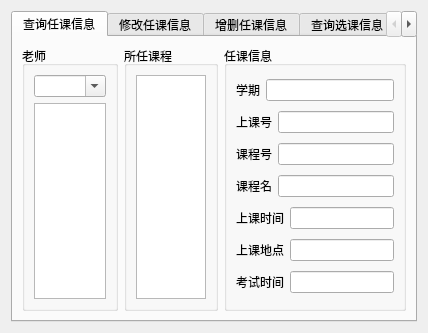
<?xml version="1.0" encoding="UTF-8"?>
<ui version="4.0">
 <class>TCUI</class>
 <widget class="QWidget" name="TCUI">
  <property name="geometry">
   <rect>
    <x>0</x>
    <y>0</y>
    <width>351</width>
    <height>290</height>
   </rect>
  </property>
  <property name="windowTitle">
   <string>Form</string>
  </property>
  <layout class="QVBoxLayout" name="verticalLayout">
   <item>
    <widget class="QTabWidget" name="tabWidget">
     <property name="currentIndex">
      <number>0</number>
     </property>
     <widget class="QWidget" name="tab">
      <attribute name="title">
       <string>查询任课信息</string>
      </attribute>
      <layout class="QHBoxLayout" name="horizontalLayout_11" stretch="1,1,2">
       <item>
        <widget class="QGroupBox" name="groupBox">
         <property name="title">
          <string>老师</string>
         </property>
         <layout class="QVBoxLayout" name="verticalLayout_2">
          <item>
           <widget class="QComboBox" name="comboBox_3">
            <property name="editable">
             <bool>true</bool>
            </property>
           </widget>
          </item>
          <item>
           <widget class="QListWidget" name="listWidget"/>
          </item>
         </layout>
        </widget>
       </item>
       <item>
        <widget class="QGroupBox" name="groupBox_2">
         <property name="title">
          <string>所任课程</string>
         </property>
         <layout class="QVBoxLayout" name="verticalLayout_3">
          <item>
           <widget class="QListWidget" name="listWidget_2"/>
          </item>
         </layout>
        </widget>
       </item>
       <item>
        <widget class="QGroupBox" name="groupBox_11">
         <property name="title">
          <string>任课信息</string>
         </property>
         <layout class="QVBoxLayout" name="verticalLayout_14">
          <item>
           <layout class="QHBoxLayout" name="horizontalLayout">
            <item>
             <widget class="QLabel" name="label">
              <property name="text">
               <string>学期</string>
              </property>
             </widget>
            </item>
            <item>
             <widget class="QLineEdit" name="lineEdit">
              <property name="readOnly">
               <bool>true</bool>
              </property>
             </widget>
            </item>
           </layout>
          </item>
          <item>
           <layout class="QHBoxLayout" name="horizontalLayout_5">
            <item>
             <widget class="QLabel" name="label_2">
              <property name="text">
               <string>上课号</string>
              </property>
             </widget>
            </item>
            <item>
             <widget class="QLineEdit" name="lineEdit_2">
              <property name="readOnly">
               <bool>true</bool>
              </property>
             </widget>
            </item>
           </layout>
          </item>
          <item>
           <layout class="QHBoxLayout" name="horizontalLayout_6">
            <item>
             <widget class="QLabel" name="label_3">
              <property name="text">
               <string>课程号</string>
              </property>
             </widget>
            </item>
            <item>
             <widget class="QLineEdit" name="lineEdit_3">
              <property name="readOnly">
               <bool>true</bool>
              </property>
             </widget>
            </item>
           </layout>
          </item>
          <item>
           <layout class="QHBoxLayout" name="horizontalLayout_7">
            <item>
             <widget class="QLabel" name="label_4">
              <property name="text">
               <string>课程名</string>
              </property>
             </widget>
            </item>
            <item>
             <widget class="QLineEdit" name="lineEdit_4">
              <property name="readOnly">
               <bool>true</bool>
              </property>
             </widget>
            </item>
           </layout>
          </item>
          <item>
           <layout class="QHBoxLayout" name="horizontalLayout_8">
            <item>
             <widget class="QLabel" name="label_5">
              <property name="text">
               <string>上课时间</string>
              </property>
             </widget>
            </item>
            <item>
             <widget class="QLineEdit" name="lineEdit_5">
              <property name="readOnly">
               <bool>true</bool>
              </property>
             </widget>
            </item>
           </layout>
          </item>
          <item>
           <layout class="QHBoxLayout" name="horizontalLayout_9">
            <item>
             <widget class="QLabel" name="label_6">
              <property name="text">
               <string>上课地点</string>
              </property>
             </widget>
            </item>
            <item>
             <widget class="QLineEdit" name="lineEdit_6">
              <property name="readOnly">
               <bool>true</bool>
              </property>
             </widget>
            </item>
           </layout>
          </item>
          <item>
           <layout class="QHBoxLayout" name="horizontalLayout_10">
            <item>
             <widget class="QLabel" name="label_7">
              <property name="text">
               <string>考试时间</string>
              </property>
             </widget>
            </item>
            <item>
             <widget class="QLineEdit" name="lineEdit_7">
              <property name="readOnly">
               <bool>true</bool>
              </property>
             </widget>
            </item>
           </layout>
          </item>
         </layout>
        </widget>
       </item>
      </layout>
     </widget>
     <widget class="QWidget" name="tab_5">
      <attribute name="title">
       <string>修改任课信息</string>
      </attribute>
      <layout class="QVBoxLayout" name="verticalLayout_18">
       <item>
        <layout class="QHBoxLayout" name="horizontalLayout_19" stretch="1,1,2">
         <item>
          <widget class="QGroupBox" name="groupBox_13">
           <property name="title">
            <string>老师</string>
           </property>
           <layout class="QVBoxLayout" name="verticalLayout_16">
            <item>
             <widget class="QComboBox" name="comboBox_7">
              <property name="editable">
               <bool>true</bool>
              </property>
             </widget>
            </item>
            <item>
             <widget class="QListWidget" name="listWidget_11"/>
            </item>
           </layout>
          </widget>
         </item>
         <item>
          <widget class="QGroupBox" name="groupBox_14">
           <property name="title">
            <string>所任课程</string>
           </property>
           <layout class="QVBoxLayout" name="verticalLayout_17">
            <item>
             <widget class="QListWidget" name="listWidget_12"/>
            </item>
           </layout>
          </widget>
         </item>
         <item>
          <widget class="QGroupBox" name="groupBox_12">
           <property name="title">
            <string>任课信息</string>
           </property>
           <layout class="QVBoxLayout" name="verticalLayout_15">
            <item>
             <layout class="QHBoxLayout" name="horizontalLayout_14">
              <item>
               <widget class="QLabel" name="label_10">
                <property name="text">
                 <string>课程号</string>
                </property>
               </widget>
              </item>
              <item>
               <widget class="QLineEdit" name="lineEdit_10">
                <property name="readOnly">
                 <bool>true</bool>
                </property>
               </widget>
              </item>
             </layout>
            </item>
            <item>
             <layout class="QHBoxLayout" name="horizontalLayout_15">
              <item>
               <widget class="QLabel" name="label_11">
                <property name="text">
                 <string>课程名</string>
                </property>
               </widget>
              </item>
              <item>
               <widget class="QLineEdit" name="lineEdit_11">
                <property name="readOnly">
                 <bool>true</bool>
                </property>
               </widget>
              </item>
             </layout>
            </item>
            <item>
             <layout class="QHBoxLayout" name="horizontalLayout_13">
              <item>
               <widget class="QLabel" name="label_9">
                <property name="text">
                 <string>上课号</string>
                </property>
               </widget>
              </item>
              <item>
               <widget class="QLineEdit" name="lineEdit_9">
                <property name="readOnly">
                 <bool>true</bool>
                </property>
               </widget>
              </item>
             </layout>
            </item>
            <item>
             <layout class="QHBoxLayout" name="horizontalLayout_12">
              <item>
               <widget class="QLabel" name="label_8">
                <property name="text">
                 <string>学期</string>
                </property>
               </widget>
              </item>
              <item>
               <widget class="QLineEdit" name="lineEdit_8">
                <property name="readOnly">
                 <bool>false</bool>
                </property>
               </widget>
              </item>
             </layout>
            </item>
            <item>
             <layout class="QHBoxLayout" name="horizontalLayout_16">
              <item>
               <widget class="QLabel" name="label_12">
                <property name="text">
                 <string>上课时间</string>
                </property>
               </widget>
              </item>
              <item>
               <widget class="QLineEdit" name="lineEdit_12">
                <property name="readOnly">
                 <bool>false</bool>
                </property>
               </widget>
              </item>
             </layout>
            </item>
            <item>
             <layout class="QHBoxLayout" name="horizontalLayout_17">
              <item>
               <widget class="QLabel" name="label_13">
                <property name="text">
                 <string>上课地点</string>
                </property>
               </widget>
              </item>
              <item>
               <widget class="QLineEdit" name="lineEdit_13">
                <property name="readOnly">
                 <bool>false</bool>
                </property>
               </widget>
              </item>
             </layout>
            </item>
            <item>
             <layout class="QHBoxLayout" name="horizontalLayout_18">
              <item>
               <widget class="QLabel" name="label_14">
                <property name="text">
                 <string>考试时间</string>
                </property>
               </widget>
              </item>
              <item>
               <widget class="QLineEdit" name="lineEdit_14">
                <property name="readOnly">
                 <bool>false</bool>
                </property>
               </widget>
              </item>
             </layout>
            </item>
           </layout>
          </widget>
         </item>
        </layout>
       </item>
       <item>
        <widget class="QPushButton" name="pushButton_5">
         <property name="text">
          <string>修改</string>
         </property>
        </widget>
       </item>
      </layout>
     </widget>
     <widget class="QWidget" name="tab_2">
      <attribute name="title">
       <string>增删任课信息</string>
      </attribute>
      <layout class="QHBoxLayout" name="horizontalLayout_2">
       <item>
        <widget class="QGroupBox" name="groupBox_3">
         <property name="title">
          <string>老师</string>
         </property>
         <layout class="QVBoxLayout" name="verticalLayout_4">
          <item>
           <widget class="QComboBox" name="comboBox">
            <property name="editable">
             <bool>true</bool>
            </property>
           </widget>
          </item>
          <item>
           <widget class="QListWidget" name="listWidget_3"/>
          </item>
         </layout>
        </widget>
       </item>
       <item>
        <widget class="QGroupBox" name="groupBox_4">
         <property name="title">
          <string>所任课程</string>
         </property>
         <layout class="QVBoxLayout" name="verticalLayout_5">
          <item>
           <widget class="QListWidget" name="listWidget_4"/>
          </item>
         </layout>
        </widget>
       </item>
       <item>
        <layout class="QVBoxLayout" name="verticalLayout_19">
         <item>
          <spacer name="verticalSpacer_2">
           <property name="orientation">
            <enum>Qt::Vertical</enum>
           </property>
           <property name="sizeHint" stdset="0">
            <size>
             <width>20</width>
             <height>40</height>
            </size>
           </property>
          </spacer>
         </item>
         <item>
          <widget class="QPushButton" name="pushButton">
           <property name="text">
            <string>-&gt;</string>
           </property>
          </widget>
         </item>
         <item>
          <widget class="QPushButton" name="pushButton_2">
           <property name="text">
            <string>&lt;-</string>
           </property>
          </widget>
         </item>
         <item>
          <widget class="QGroupBox" name="groupBox_15">
           <property name="title">
            <string>上课号</string>
           </property>
           <layout class="QVBoxLayout" name="verticalLayout_7">
            <item>
             <widget class="QLineEdit" name="lineEdit_15"/>
            </item>
           </layout>
          </widget>
         </item>
         <item>
          <spacer name="verticalSpacer">
           <property name="orientation">
            <enum>Qt::Vertical</enum>
           </property>
           <property name="sizeHint" stdset="0">
            <size>
             <width>20</width>
             <height>40</height>
            </size>
           </property>
          </spacer>
         </item>
        </layout>
       </item>
       <item>
        <widget class="QGroupBox" name="groupBox_5">
         <property name="title">
          <string>可选课程</string>
         </property>
         <layout class="QVBoxLayout" name="verticalLayout_6">
          <item>
           <widget class="QComboBox" name="comboBox_2">
            <property name="editable">
             <bool>true</bool>
            </property>
           </widget>
          </item>
          <item>
           <widget class="QListWidget" name="listWidget_5"/>
          </item>
         </layout>
        </widget>
       </item>
      </layout>
     </widget>
     <widget class="QWidget" name="tab_3">
      <attribute name="title">
       <string>查询选课信息</string>
      </attribute>
      <layout class="QHBoxLayout" name="horizontalLayout_3">
       <item>
        <widget class="QGroupBox" name="groupBox_7">
         <property name="title">
          <string>学生</string>
         </property>
         <layout class="QVBoxLayout" name="verticalLayout_9">
          <item>
           <widget class="QComboBox" name="comboBox_4">
            <property name="editable">
             <bool>true</bool>
            </property>
           </widget>
          </item>
          <item>
           <widget class="QListWidget" name="listWidget_7"/>
          </item>
         </layout>
        </widget>
       </item>
       <item>
        <widget class="QGroupBox" name="groupBox_6">
         <property name="title">
          <string>所选课程</string>
         </property>
         <layout class="QVBoxLayout" name="verticalLayout_8">
          <item>
           <widget class="QListWidget" name="listWidget_6"/>
          </item>
         </layout>
        </widget>
       </item>
      </layout>
     </widget>
     <widget class="QWidget" name="tab_4">
      <attribute name="title">
       <string>增删选课信息</string>
      </attribute>
      <layout class="QHBoxLayout" name="horizontalLayout_4">
       <item>
        <widget class="QGroupBox" name="groupBox_9">
         <property name="title">
          <string>学生</string>
         </property>
         <layout class="QVBoxLayout" name="verticalLayout_12">
          <item>
           <widget class="QComboBox" name="comboBox_6">
            <property name="editable">
             <bool>true</bool>
            </property>
           </widget>
          </item>
          <item>
           <widget class="QListWidget" name="listWidget_9"/>
          </item>
         </layout>
        </widget>
       </item>
       <item>
        <widget class="QGroupBox" name="groupBox_10">
         <property name="title">
          <string>所选课程</string>
         </property>
         <layout class="QVBoxLayout" name="verticalLayout_13">
          <item>
           <widget class="QListWidget" name="listWidget_10"/>
          </item>
         </layout>
        </widget>
       </item>
       <item>
        <layout class="QVBoxLayout" name="verticalLayout_10">
         <item>
          <spacer name="verticalSpacer_3">
           <property name="orientation">
            <enum>Qt::Vertical</enum>
           </property>
           <property name="sizeHint" stdset="0">
            <size>
             <width>20</width>
             <height>40</height>
            </size>
           </property>
          </spacer>
         </item>
         <item>
          <widget class="QPushButton" name="pushButton_3">
           <property name="text">
            <string>-&gt;</string>
           </property>
          </widget>
         </item>
         <item>
          <widget class="QPushButton" name="pushButton_4">
           <property name="text">
            <string>&lt;-</string>
           </property>
          </widget>
         </item>
         <item>
          <spacer name="verticalSpacer_4">
           <property name="orientation">
            <enum>Qt::Vertical</enum>
           </property>
           <property name="sizeHint" stdset="0">
            <size>
             <width>20</width>
             <height>40</height>
            </size>
           </property>
          </spacer>
         </item>
        </layout>
       </item>
       <item>
        <widget class="QGroupBox" name="groupBox_8">
         <property name="title">
          <string>可选课程</string>
         </property>
         <layout class="QVBoxLayout" name="verticalLayout_11">
          <item>
           <widget class="QComboBox" name="comboBox_5">
            <property name="editable">
             <bool>true</bool>
            </property>
           </widget>
          </item>
          <item>
           <widget class="QListWidget" name="listWidget_8"/>
          </item>
         </layout>
        </widget>
       </item>
      </layout>
     </widget>
    </widget>
   </item>
  </layout>
 </widget>
 <resources/>
 <connections/>
</ui>
